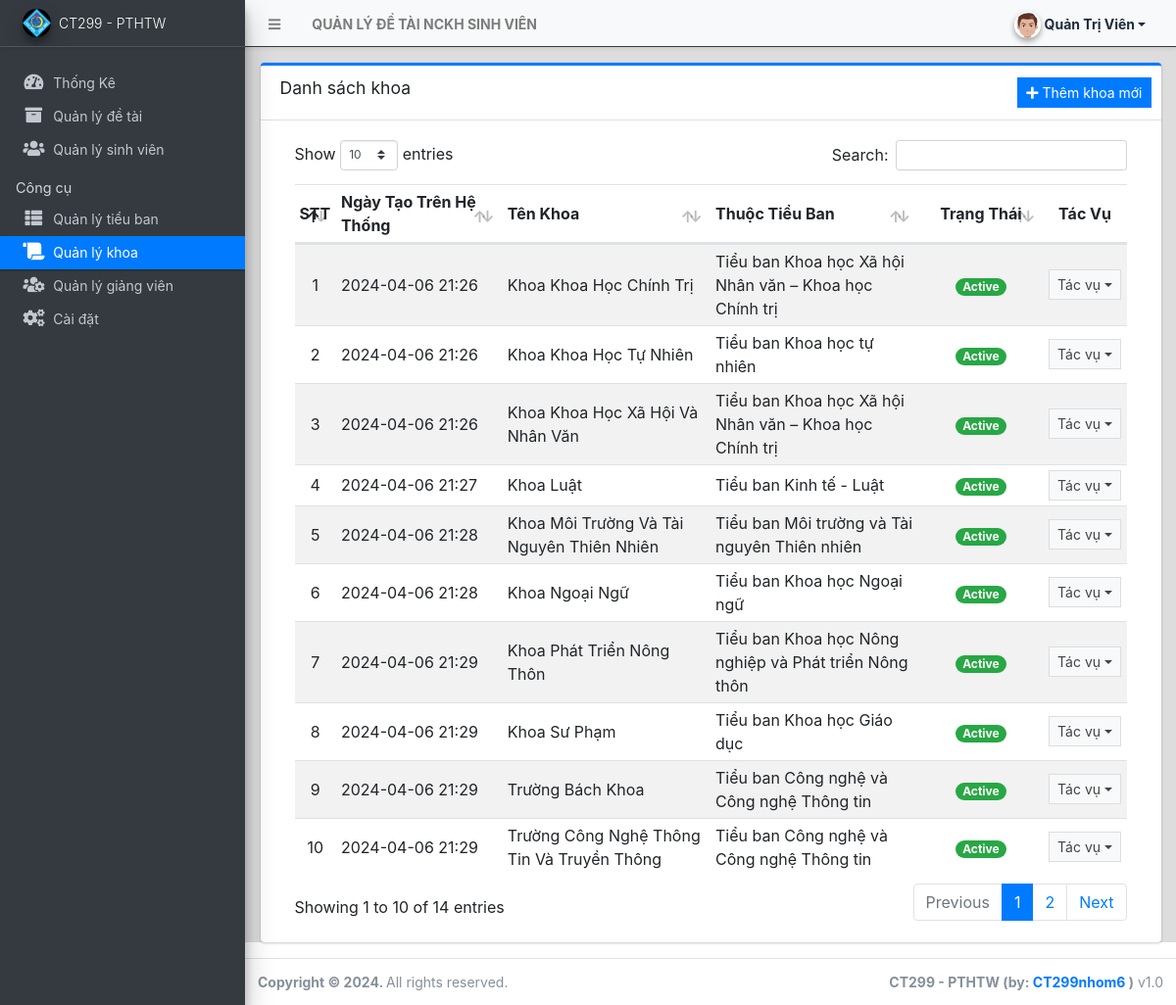
Page /admin/?page=curriculum (signed in) on the committed database.
### tables this page shows
CREATE TABLE `khoa` (
  `id` int(30) NOT NULL,
  `matieuban` int(30) NOT NULL,
  `ten` text NOT NULL,
  `mota` text NOT NULL,
  `status` tinyint(1) NOT NULL DEFAULT 1,
  `date_created` datetime NOT NULL DEFAULT current_timestamp(),
  `date_updated` datetime DEFAULT NULL ON UPDATE current_timestamp()
);

CREATE TABLE `tieuban` (
  `id` int(30) NOT NULL,
  `ten` text NOT NULL,
  `mota` text NOT NULL,
  `status` tinyint(1) NOT NULL DEFAULT 1,
  `date_created` datetime NOT NULL DEFAULT current_timestamp(),
  `date_updated` datetime DEFAULT NULL ON UPDATE current_timestamp()
);

### admin/curriculum/index.php (the view, shortened to what this page needs)
<div class="card card-outline card-primary">
	<div class="card-header">
		<h3 class="card-title">Danh sách khoa</h3>
		<div class="card-tools">
			<a href="javascript:void(0)" id="create_new" class="btn btn-flat btn-sm btn-primary"><span class="fas fa-plus"></span>  Thêm khoa mới</a>
		</div>
	</div>
	<div class="card-body">
		<div class="container-fluid">
        <div class="container-fluid">
			<table class="table table-hover table-striped">
				<colgroup>
					<col width="5%">
					<col width="20%">
					<col width="25%">
					<col width="25%">
					<col width="15%">
					<col width="10%">
				</colgroup>
				<thead>
					<tr>
						<th>STT</th>
						<th>Ngày Tạo Trên Hệ Thống</th>
						<th>Tên Khoa</th>
						<th>Thuộc Tiểu Ban</th>
						<th style="text-align: center">Trạng Thái</th>
						<th style="text-align: center">Tác Vụ</th>
					</tr>
				</thead>
				<tbody>
					<?php
						$i = 1;
						$qry = $conn->query("SELECT c.*, d.ten as department from `khoa` c inner join `tieuban` d on c.matieuban = d.id order by c.`ten` asc");
						while($row = $qry->fetch_assoc()):
					?>
						<tr>
							<td class="text-center"><?php echo $i++; ?></td>
							<td class=""><?php echo date("Y-m-d H:i",strtotime($row['date_created'])) ?></td>
							<td><?php echo ucwords($row['ten']) ?></td>
							<td class=""><?php echo $row['department'] ?></td>
							<td class="text-center">
                                <?php
                                    switch($row['status']){
                                        case '1':
                                            echo "<span class='badge badge-success badge-pill'>Active</span>";
                                            break;
                                    }
                                ?>
                            </td>
							<td align="center">
								 <button type="button" class="btn btn-flat btn-default btn-sm dropdown-toggle dropdown-icon" data-toggle="dropdown">
				                  		Tác vụ
				                  </button>
							</td>
						</tr>
					<?php endwhile; ?>
				</tbody>
			</table>
		</div>
		</div>
	</div>
</div>

### rows in the picture
khoa: date_created "2024-04-06 21:26", ten "Khoa Khoa Học Chính Trị", matieuban.ten "Tiểu ban Khoa học Xã hội Nhân văn – Khoa học Chính trị", status "Active"
khoa: date_created "2024-04-06 21:26", ten "Khoa Khoa Học Tự Nhiên", matieuban.ten "Tiểu ban Khoa học tự nhiên", status "Active"
khoa: date_created "2024-04-06 21:26", ten "Khoa Khoa Học Xã Hội Và Nhân Văn", matieuban.ten "Tiểu ban Khoa học Xã hội Nhân văn – Khoa học Chính trị", status "Active"
khoa: date_created "2024-04-06 21:27", ten "Khoa Luật", matieuban.ten "Tiểu ban Kinh tế - Luật", status "Active"
khoa: date_created "2024-04-06 21:28", ten "Khoa Môi Trường Và Tài Nguyên Thiên Nhiên", matieuban.ten "Tiểu ban Môi trường và Tài nguyên Thiên nhiên", status "Active"
khoa: date_created "2024-04-06 21:28", ten "Khoa Ngoại Ngữ", matieuban.ten "Tiểu ban Khoa học Ngoại ngữ", status "Active"
khoa: date_created "2024-04-06 21:29", ten "Khoa Phát Triển Nông Thôn", matieuban.ten "Tiểu ban Khoa học Nông nghiệp và Phát triển Nông thôn", status "Active"
khoa: date_created "2024-04-06 21:29", ten "Khoa Sư Phạm", matieuban.ten "Tiểu ban Khoa học Giáo dục", status "Active"
khoa: date_created "2024-04-06 21:29", ten "Trường Bách Khoa", matieuban.ten "Tiểu ban Công nghệ và Công nghệ Thông tin", status "Active"
khoa: date_created "2024-04-06 21:29", ten "Trường Công Nghệ Thông Tin Và Truyền Thông", matieuban.ten "Tiểu ban Công nghệ và Công nghệ Thông tin", status "Active"

### other values in the picture
$_settings->info('ten') "QUẢN LÝ ĐỀ TÀI NCKH SINH VIÊN"
$_settings->userdata('hoten') "Quản Trị Viên"
$_settings->info('short_name') "CT299 - PTHTW"
